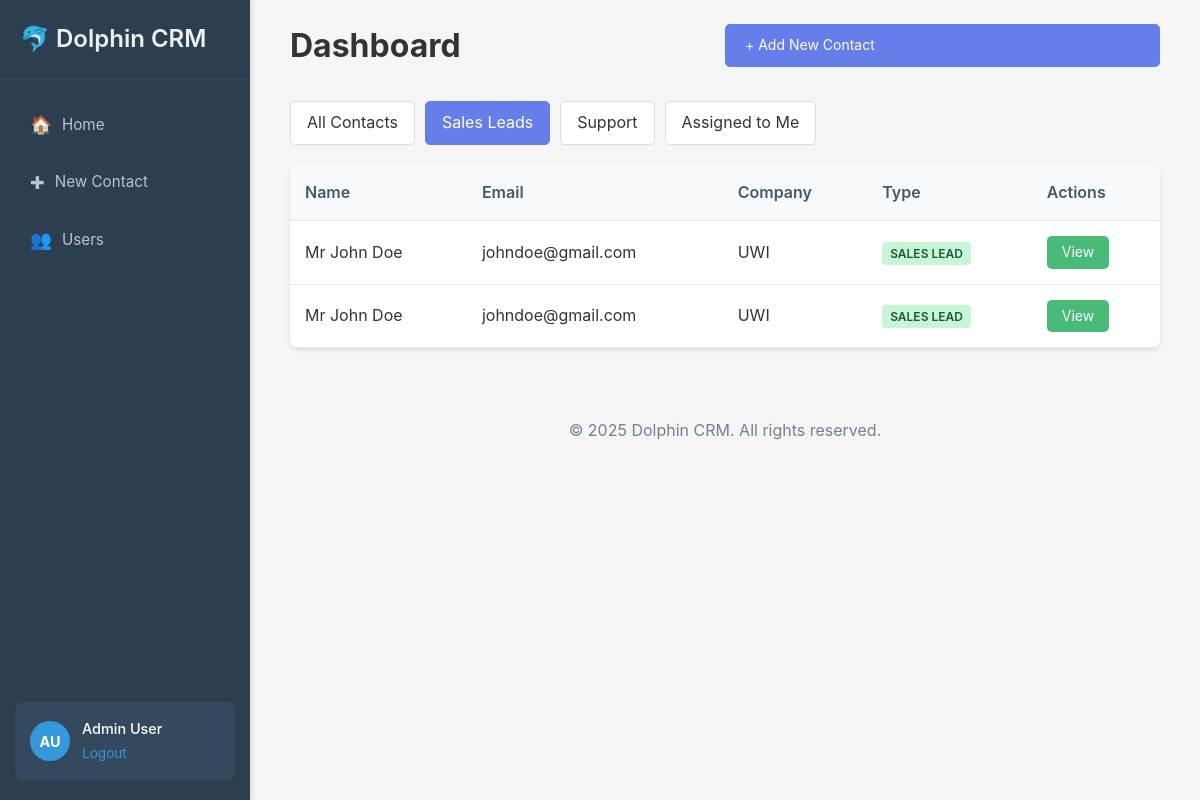
The page /dashboard.php?filter=sales (signed in) on the database its author committed.
### tables this page shows
CREATE TABLE `contacts` (
  `id` int(11) NOT NULL,
  `title` varchar(10) DEFAULT NULL,
  `firstname` varchar(50) NOT NULL,
  `lastname` varchar(50) NOT NULL,
  `email` varchar(100) NOT NULL,
  `telephone` varchar(20) DEFAULT NULL,
  `company` varchar(100) DEFAULT NULL,
  `type` enum('Sales Lead','Support') NOT NULL,
  `assigned_to` int(11) DEFAULT NULL,
  `created_by` int(11) DEFAULT NULL,
  `created_at` timestamp NOT NULL DEFAULT current_timestamp(),
  `updated_at` timestamp NOT NULL DEFAULT current_timestamp() ON UPDATE current_timestamp()
);

### dashboard.php (the view, shortened to what this page needs)
<?php
require_once 'includes/functions.php';
$filter = $_GET['filter'] ?? 'all';
$conn = getDBConnection();
switch ($filter) {
    case 'sales':
        $sql = "SELECT * FROM contacts WHERE type = 'Sales Lead'";
        break;
}
$stmt = $conn->prepare($sql);
$stmt->execute($params ?? []);
$contacts = $stmt->fetchAll(PDO::FETCH_ASSOC);
?>
<!DOCTYPE html>
<html lang="en">
<head>
    <link rel="stylesheet" href="assets/css/styles.css">
</head>
<body>
    <?php include 'includes/aside.php'; ?>
    <div class="main-content">
        <div class="container">
            <div class="dashboard-header">
                <h1>Dashboard</h1>
                <a href="contacts/new.php" class="btn btn-primary">+ Add New Contact</a>
            </div>
        <div class="filters">
            <a href="?filter=all" class="<?php echo $filter === 'all' ? 'active' : ''; ?>">All Contacts</a>
            <a href="?filter=sales" class="<?php echo $filter === 'sales' ? 'active' : ''; ?>">Sales Leads</a>
            <a href="?filter=support" class="<?php echo $filter === 'support' ? 'active' : ''; ?>">Support</a>
            <a href="?filter=assigned" class="<?php echo $filter === 'assigned' ? 'active' : ''; ?>">Assigned to Me</a>
        </div>
          <div class="contacts-table">
            <table>
                <thead>
                    <tr>
                        <th>Name</th>
                        <th>Email</th>
                        <th>Company</th>
                        <th>Type</th>
                        <th>Actions</th>
                    </tr>
                </thead>
                <tbody>
                    <?php foreach ($contacts as $contact): ?>
                    <tr>
                        <td><?php echo htmlspecialchars($contact['title'] . ' ' . $contact['firstname'] . ' ' . $contact['lastname']); ?></td>
                        <td><?php echo htmlspecialchars($contact['email']); ?></td>
                        <td><?php echo htmlspecialchars($contact['company']); ?></td>
                        <td><span class="type-badge <?php echo strtolower(str_replace(' ', '-', $contact['type'])); ?>"><?php echo $contact['type']; ?></span></td>
                        <td><a href="contacts/view.php?id=<?php echo $contact['id']; ?>" class="btn btn-view">View</a></td>
                    </tr>
                    <?php endforeach; ?>
                </tbody>
            </table>
        </div>
        </div>
        <?php include 'includes/footer.php'; ?>
    </div>
</body>
</html>

### assets/css/styles.css (style rules this page uses)
* { margin: 0; padding: 0; box-sizing: border-box; }
body { font-family: -apple-system, BlinkMacSystemFont, 'Segoe UI', Roboto, Oxygen, Ubuntu, sans-serif; line-height: 1.6; color: #333; background-color: #f5f5f5; }
.main-content { margin-left: 250px; padding: 20px; min-height: 100vh; }
.btn { padding: 10px 20px; border: none; border-radius: 5px; cursor: pointer; text-decoration: none; display: inline-block; font-size: 14px; transition: all 0.3s; }
.btn-primary { width: 50%; background: #667eea; color: white; }
.btn-view { background: #48bb78; color: white; padding: 5px 15px; }
.container { max-width: 1200px; margin: 0 auto; padding: 0 20px; }
.dashboard-header { display: flex; justify-content: space-between; align-items: center; margin-bottom: 30px; }
.filters { display: flex; gap: 10px; margin-bottom: 20px; }
.filters a { padding: 8px 16px; background: white; border: 1px solid #ddd; border-radius: 5px; text-decoration: none; color: #333; }
.filters a.active { background: #667eea; color: white; border-color: #667eea; }
.contacts-table, .users-table { background: white; border-radius: 8px; overflow: hidden; box-shadow: 0 2px 4px rgba(0,0,0,0.1); }
table { width: 100%; border-collapse: collapse; }
thead { background: #f7fafc; }
th, td { padding: 15px; text-align: left; border-bottom: 1px solid #e2e8f0; }
th { font-weight: 600; color: #4a5568; }
.type-badge, .role-badge { padding: 4px 8px; border-radius: 4px; font-size: 12px; font-weight: 600; text-transform: uppercase; }
.type-badge.sales-lead { background: #c6f6d5; color: #22543d; }

### rows shown on the page
contacts: title+firstname+lastname "Mr John Doe", email "johndoe@gmail.com", company "UWI", type "SALES LEAD"
contacts: title+firstname+lastname "Mr John Doe", email "johndoe@gmail.com", company "UWI", type "SALES LEAD"

### other values the page prints
$firstInitial "A"
$lastInitial "U"
$_SESSION['firstname'] . ' ' . $_SESSION['lastname'] "Admin User"
